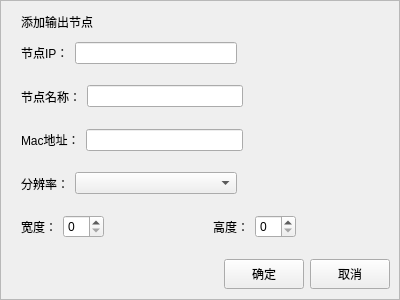
<?xml version="1.0" encoding="UTF-8"?>
<ui version="4.0">
 <class>frmAddJmIPWid</class>
 <widget class="QWidget" name="frmAddJmIPWid">
  <property name="geometry">
   <rect>
    <x>0</x>
    <y>0</y>
    <width>400</width>
    <height>300</height>
   </rect>
  </property>
  <property name="windowTitle">
   <string>Form</string>
  </property>
  <layout class="QVBoxLayout" name="verticalLayout_4">
   <property name="spacing">
    <number>0</number>
   </property>
   <property name="leftMargin">
    <number>0</number>
   </property>
   <property name="topMargin">
    <number>0</number>
   </property>
   <property name="rightMargin">
    <number>0</number>
   </property>
   <property name="bottomMargin">
    <number>0</number>
   </property>
   <item>
    <widget class="QFrame" name="frame">
     <property name="frameShape">
      <enum>QFrame::StyledPanel</enum>
     </property>
     <property name="frameShadow">
      <enum>QFrame::Raised</enum>
     </property>
     <layout class="QVBoxLayout" name="verticalLayout_2">
      <property name="spacing">
       <number>0</number>
      </property>
      <property name="leftMargin">
       <number>0</number>
      </property>
      <property name="topMargin">
       <number>0</number>
      </property>
      <property name="rightMargin">
       <number>0</number>
      </property>
      <property name="bottomMargin">
       <number>0</number>
      </property>
      <item>
       <widget class="QWidget" name="widget" native="true">
        <layout class="QVBoxLayout" name="verticalLayout_3">
         <property name="spacing">
          <number>0</number>
         </property>
         <property name="leftMargin">
          <number>0</number>
         </property>
         <property name="topMargin">
          <number>0</number>
         </property>
         <property name="rightMargin">
          <number>0</number>
         </property>
         <property name="bottomMargin">
          <number>0</number>
         </property>
         <item>
          <widget class="QWidget" name="widget_2" native="true">
           <property name="minimumSize">
            <size>
             <width>0</width>
             <height>30</height>
            </size>
           </property>
           <property name="maximumSize">
            <size>
             <width>16777215</width>
             <height>30</height>
            </size>
           </property>
           <layout class="QHBoxLayout" name="horizontalLayout">
            <property name="spacing">
             <number>0</number>
            </property>
            <property name="leftMargin">
             <number>20</number>
            </property>
            <property name="topMargin">
             <number>0</number>
            </property>
            <property name="rightMargin">
             <number>0</number>
            </property>
            <property name="bottomMargin">
             <number>0</number>
            </property>
            <item>
             <widget class="QLabel" name="label">
              <property name="minimumSize">
               <size>
                <width>120</width>
                <height>0</height>
               </size>
              </property>
              <property name="text">
               <string>添加输出节点</string>
              </property>
              <property name="alignment">
               <set>Qt::AlignBottom|Qt::AlignLeading|Qt::AlignLeft</set>
              </property>
             </widget>
            </item>
            <item>
             <spacer name="horizontalSpacer">
              <property name="orientation">
               <enum>Qt::Horizontal</enum>
              </property>
              <property name="sizeHint" stdset="0">
               <size>
                <width>255</width>
                <height>20</height>
               </size>
              </property>
             </spacer>
            </item>
           </layout>
          </widget>
         </item>
         <item>
          <widget class="QWidget" name="widget_6" native="true">
           <layout class="QVBoxLayout" name="verticalLayout">
            <property name="spacing">
             <number>0</number>
            </property>
            <property name="leftMargin">
             <number>20</number>
            </property>
            <property name="topMargin">
             <number>0</number>
            </property>
            <property name="rightMargin">
             <number>0</number>
            </property>
            <property name="bottomMargin">
             <number>0</number>
            </property>
            <item>
             <widget class="QWidget" name="widget_3" native="true">
              <layout class="QHBoxLayout" name="horizontalLayout_2">
               <property name="leftMargin">
                <number>0</number>
               </property>
               <property name="topMargin">
                <number>0</number>
               </property>
               <property name="rightMargin">
                <number>0</number>
               </property>
               <property name="bottomMargin">
                <number>0</number>
               </property>
               <item>
                <widget class="QLabel" name="label_2">
                 <property name="minimumSize">
                  <size>
                   <width>0</width>
                   <height>0</height>
                  </size>
                 </property>
                 <property name="text">
                  <string>节点IP：</string>
                 </property>
                </widget>
               </item>
               <item>
                <widget class="QLineEdit" name="lineEdit_ip">
                 <property name="minimumSize">
                  <size>
                   <width>0</width>
                   <height>0</height>
                  </size>
                 </property>
                 <property name="contextMenuPolicy">
                  <enum>Qt::NoContextMenu</enum>
                 </property>
                 <property name="styleSheet">
                  <string notr="true"/>
                 </property>
                </widget>
               </item>
               <item>
                <spacer name="horizontalSpacer_2">
                 <property name="orientation">
                  <enum>Qt::Horizontal</enum>
                 </property>
                 <property name="sizeHint" stdset="0">
                  <size>
                   <width>87</width>
                   <height>20</height>
                  </size>
                 </property>
                </spacer>
               </item>
              </layout>
             </widget>
            </item>
            <item>
             <widget class="QWidget" name="widget_8" native="true">
              <layout class="QHBoxLayout" name="horizontalLayout_6">
               <property name="leftMargin">
                <number>0</number>
               </property>
               <property name="topMargin">
                <number>0</number>
               </property>
               <property name="rightMargin">
                <number>0</number>
               </property>
               <property name="bottomMargin">
                <number>0</number>
               </property>
               <item>
                <widget class="QLabel" name="label_5">
                 <property name="minimumSize">
                  <size>
                   <width>0</width>
                   <height>0</height>
                  </size>
                 </property>
                 <property name="text">
                  <string>节点名称：</string>
                 </property>
                </widget>
               </item>
               <item>
                <widget class="QLineEdit" name="lineEdit_name">
                 <property name="minimumSize">
                  <size>
                   <width>0</width>
                   <height>0</height>
                  </size>
                 </property>
                 <property name="cursor">
                  <cursorShape>ArrowCursor</cursorShape>
                 </property>
                 <property name="contextMenuPolicy">
                  <enum>Qt::NoContextMenu</enum>
                 </property>
                 <property name="styleSheet">
                  <string notr="true"/>
                 </property>
                </widget>
               </item>
               <item>
                <spacer name="horizontalSpacer_7">
                 <property name="orientation">
                  <enum>Qt::Horizontal</enum>
                 </property>
                 <property name="sizeHint" stdset="0">
                  <size>
                   <width>87</width>
                   <height>20</height>
                  </size>
                 </property>
                </spacer>
               </item>
              </layout>
             </widget>
            </item>
            <item>
             <widget class="QWidget" name="widget_5" native="true">
              <layout class="QHBoxLayout" name="horizontalLayout_4">
               <property name="leftMargin">
                <number>0</number>
               </property>
               <property name="topMargin">
                <number>0</number>
               </property>
               <property name="rightMargin">
                <number>0</number>
               </property>
               <property name="bottomMargin">
                <number>0</number>
               </property>
               <item>
                <widget class="QLabel" name="label_3">
                 <property name="minimumSize">
                  <size>
                   <width>0</width>
                   <height>0</height>
                  </size>
                 </property>
                 <property name="text">
                  <string>Mac地址：</string>
                 </property>
                </widget>
               </item>
               <item>
                <widget class="QLineEdit" name="lineEdit_mac">
                 <property name="minimumSize">
                  <size>
                   <width>0</width>
                   <height>0</height>
                  </size>
                 </property>
                 <property name="cursor">
                  <cursorShape>ArrowCursor</cursorShape>
                 </property>
                 <property name="contextMenuPolicy">
                  <enum>Qt::NoContextMenu</enum>
                 </property>
                 <property name="styleSheet">
                  <string notr="true"/>
                 </property>
                </widget>
               </item>
               <item>
                <spacer name="horizontalSpacer_6">
                 <property name="orientation">
                  <enum>Qt::Horizontal</enum>
                 </property>
                 <property name="sizeHint" stdset="0">
                  <size>
                   <width>87</width>
                   <height>20</height>
                  </size>
                 </property>
                </spacer>
               </item>
              </layout>
             </widget>
            </item>
            <item>
             <widget class="QWidget" name="widget_7" native="true">
              <layout class="QHBoxLayout" name="horizontalLayout_5">
               <property name="leftMargin">
                <number>0</number>
               </property>
               <property name="topMargin">
                <number>0</number>
               </property>
               <property name="rightMargin">
                <number>0</number>
               </property>
               <property name="bottomMargin">
                <number>0</number>
               </property>
               <item>
                <widget class="QLabel" name="label_4">
                 <property name="minimumSize">
                  <size>
                   <width>0</width>
                   <height>0</height>
                  </size>
                 </property>
                 <property name="text">
                  <string>分辨率：</string>
                 </property>
                </widget>
               </item>
               <item>
                <widget class="QComboBox" name="comboBox_ResVersion">
                 <property name="sizePolicy">
                  <sizepolicy hsizetype="Expanding" vsizetype="Fixed">
                   <horstretch>0</horstretch>
                   <verstretch>0</verstretch>
                  </sizepolicy>
                 </property>
                 <property name="minimumSize">
                  <size>
                   <width>0</width>
                   <height>0</height>
                  </size>
                 </property>
                </widget>
               </item>
               <item>
                <spacer name="horizontalSpacer_4">
                 <property name="orientation">
                  <enum>Qt::Horizontal</enum>
                 </property>
                 <property name="sizeHint" stdset="0">
                  <size>
                   <width>87</width>
                   <height>20</height>
                  </size>
                 </property>
                </spacer>
               </item>
              </layout>
             </widget>
            </item>
            <item>
             <widget class="QWidget" name="widget_9" native="true">
              <property name="minimumSize">
               <size>
                <width>200</width>
                <height>0</height>
               </size>
              </property>
              <layout class="QHBoxLayout" name="horizontalLayout_7">
               <property name="spacing">
                <number>6</number>
               </property>
               <property name="leftMargin">
                <number>0</number>
               </property>
               <property name="topMargin">
                <number>0</number>
               </property>
               <property name="rightMargin">
                <number>0</number>
               </property>
               <property name="bottomMargin">
                <number>0</number>
               </property>
               <item>
                <widget class="QLabel" name="label_6">
                 <property name="text">
                  <string>宽度：</string>
                 </property>
                </widget>
               </item>
               <item>
                <widget class="QSpinBox" name="spinBox_width"/>
               </item>
               <item>
                <spacer name="horizontalSpacer_8">
                 <property name="orientation">
                  <enum>Qt::Horizontal</enum>
                 </property>
                 <property name="sizeHint" stdset="0">
                  <size>
                   <width>40</width>
                   <height>20</height>
                  </size>
                 </property>
                </spacer>
               </item>
               <item>
                <widget class="QLabel" name="label_7">
                 <property name="text">
                  <string>高度：</string>
                 </property>
                </widget>
               </item>
               <item>
                <widget class="QSpinBox" name="spinBox_height"/>
               </item>
               <item>
                <spacer name="horizontalSpacer_5">
                 <property name="orientation">
                  <enum>Qt::Horizontal</enum>
                 </property>
                 <property name="sizeHint" stdset="0">
                  <size>
                   <width>40</width>
                   <height>20</height>
                  </size>
                 </property>
                </spacer>
               </item>
              </layout>
             </widget>
            </item>
           </layout>
          </widget>
         </item>
         <item>
          <widget class="QWidget" name="widget_4" native="true">
           <property name="minimumSize">
            <size>
             <width>0</width>
             <height>50</height>
            </size>
           </property>
           <property name="maximumSize">
            <size>
             <width>16777215</width>
             <height>50</height>
            </size>
           </property>
           <layout class="QHBoxLayout" name="horizontalLayout_3">
            <property name="spacing">
             <number>6</number>
            </property>
            <property name="leftMargin">
             <number>0</number>
            </property>
            <property name="topMargin">
             <number>0</number>
            </property>
            <property name="rightMargin">
             <number>9</number>
            </property>
            <property name="bottomMargin">
             <number>0</number>
            </property>
            <item>
             <spacer name="horizontalSpacer_3">
              <property name="orientation">
               <enum>Qt::Horizontal</enum>
              </property>
              <property name="sizeHint" stdset="0">
               <size>
                <width>41</width>
                <height>20</height>
               </size>
              </property>
             </spacer>
            </item>
            <item>
             <widget class="QPushButton" name="btn_ok">
              <property name="minimumSize">
               <size>
                <width>0</width>
                <height>30</height>
               </size>
              </property>
              <property name="focusPolicy">
               <enum>Qt::TabFocus</enum>
              </property>
              <property name="styleSheet">
               <string notr="true"/>
              </property>
              <property name="text">
               <string>确定</string>
              </property>
             </widget>
            </item>
            <item>
             <widget class="QPushButton" name="btn_cancel">
              <property name="minimumSize">
               <size>
                <width>0</width>
                <height>30</height>
               </size>
              </property>
              <property name="focusPolicy">
               <enum>Qt::TabFocus</enum>
              </property>
              <property name="styleSheet">
               <string notr="true"/>
              </property>
              <property name="text">
               <string>取消</string>
              </property>
             </widget>
            </item>
           </layout>
          </widget>
         </item>
        </layout>
       </widget>
      </item>
     </layout>
    </widget>
   </item>
  </layout>
 </widget>
 <resources/>
 <connections/>
</ui>
